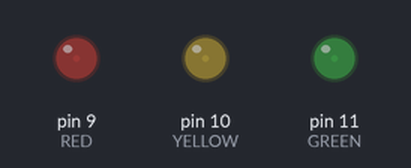
Simulated run of this sketch. Board: Arduino Uno, built with avr-gcc and run on an emulated ATmega328P. On the bench: output pins drawn as LEDs (lit = HIGH).

Above: at 0.05 s.
At 0.5 s:
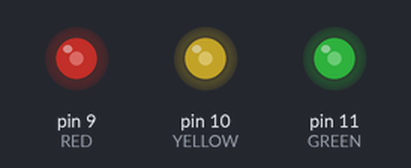
At 0.9 s:
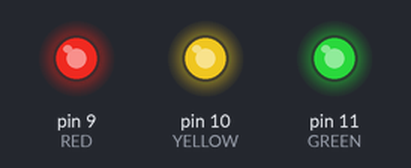
At 1.4 s:
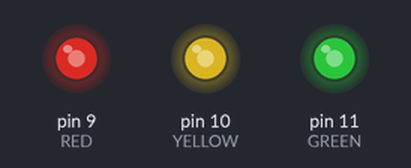
At 1.8 s:
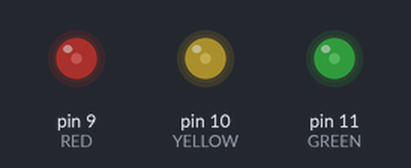
Timing chart, 0 to 4.8 s (numbered marks = the images above):
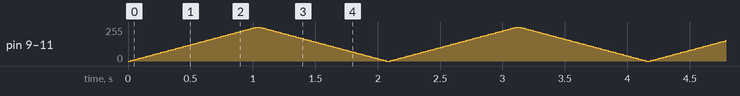

The sketch:

breathe.ino
```cpp
// 🫧 숨쉬기: 세 LED가 천천히 밝아졌다가 어두워지기 (analogWrite로 밝기 조절)
const int RED = 9;       // 빨강 LED는 9번 핀 (~ 표시가 있는 핀이라 밝기 조절 가능)
const int YELLOW = 10;   // 노랑 LED는 10번 핀
const int GREEN = 11;    // 초록 LED는 11번 핀

// 세 LED의 밝기를 한 번에 정하는 함수 (0 = 꺼짐, 255 = 가장 밝게)
void setAll(int brightness) {
  analogWrite(RED, brightness);
  analogWrite(YELLOW, brightness);
  analogWrite(GREEN, brightness);
}

void setup() {
  pinMode(RED, OUTPUT);      // 세 핀을 모두 출력으로 사용
  pinMode(YELLOW, OUTPUT);
  pinMode(GREEN, OUTPUT);
}

void loop() {
  for (int b = 0; b <= 255; b = b + 5) {   // 0 → 255 : 점점 밝게
    setAll(b);
    delay(20);
  }
  for (int b = 255; b >= 0; b = b - 5) {   // 255 → 0 : 점점 어둡게
    setAll(b);
    delay(20);
  }
}
```
